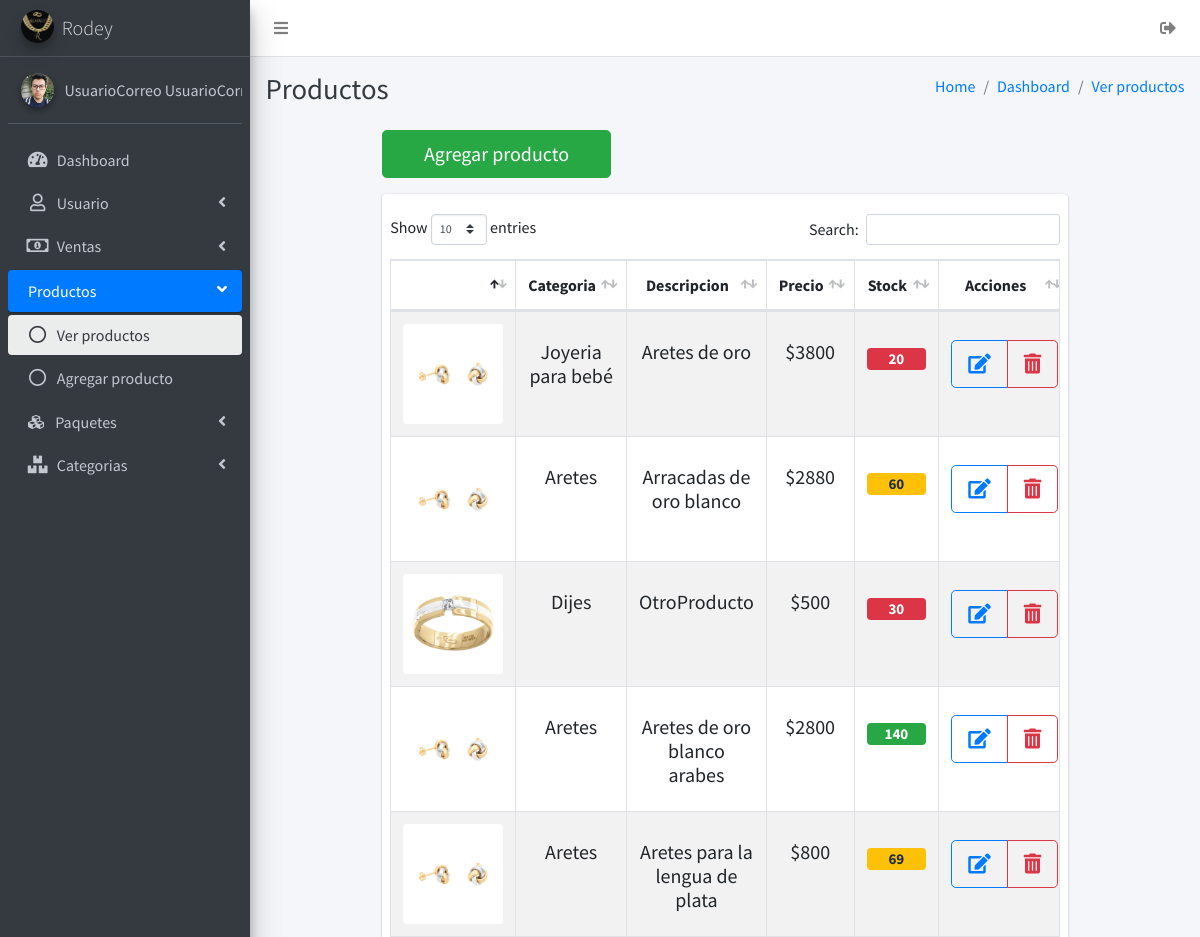
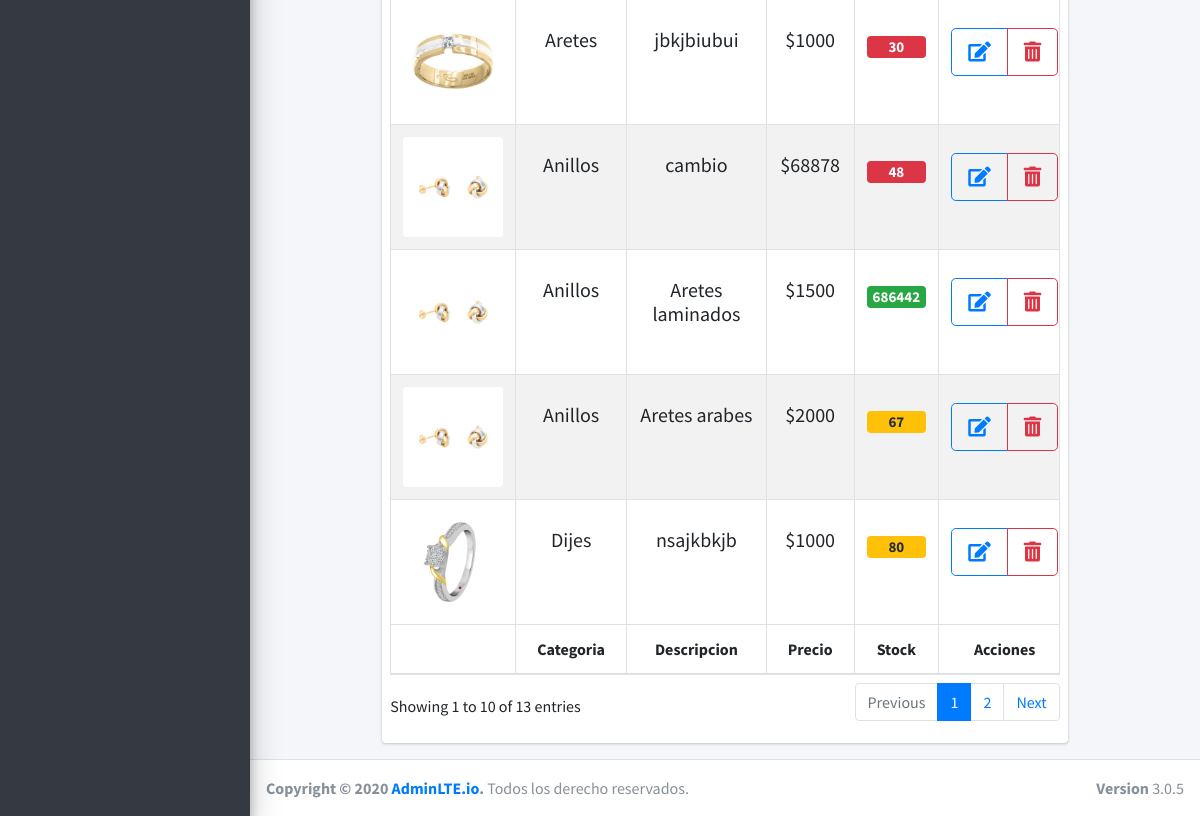
/productos/productos.php (signed in), run on the app's committed database (2 pictures, top to bottom).
### tables this page shows
CREATE TABLE `usuarios` (
  `idusuarios` int NOT NULL AUTO_INCREMENT,
  `nombre` varchar(45) NOT NULL,
  `apellidoP` varchar(45) NOT NULL,
  `apellidoM` varchar(45) NOT NULL,
  `numeroCelular` varchar(20) DEFAULT NULL,
  `correoElectronico` varchar(45) DEFAULT NULL,
  `direccion` varchar(100) DEFAULT NULL,
  `estado` tinyint(1) NOT NULL DEFAULT '1',
  `usuario` varchar(30) NOT NULL,
  `contraseña` varchar(300) NOT NULL,
  `imgUsuario` varchar(200) DEFAULT NULL,
  `categoria_usuario` int NOT NULL,
  PRIMARY KEY (`idusuarios`),
  KEY `fk_categoria_idx` (`categoria_usuario`),
  CONSTRAINT `fk_categoria` FOREIGN KEY (`categoria_usuario`) REFERENCES `categoria_usuario` (`idcategoria_usuario`)
);

CREATE TABLE `producto` (
  `idProducto` int NOT NULL AUTO_INCREMENT,
  `categoria_kf` int NOT NULL,
  `descripcion` varchar(150) NOT NULL,
  `costo_compra` float NOT NULL,
  `costo_venta` float NOT NULL,
  `cantidad_stock` int NOT NULL,
  `img_producto` varchar(200) DEFAULT NULL,
  PRIMARY KEY (`idProducto`),
  KEY `fk_producto_categoria_idx` (`categoria_kf`),
  CONSTRAINT `fk_producto_categoria` FOREIGN KEY (`categoria_kf`) REFERENCES `categoria_producto` (`idcategoria_producto`)
);

CREATE TABLE `categoria_producto` (
  `idcategoria_producto` int NOT NULL AUTO_INCREMENT,
  `categoria` varchar(45) NOT NULL,
  PRIMARY KEY (`idcategoria_producto`)
);

### sessionIniciada.php (called while the page is built, shortened)
<?php
if ((isset($_SESSION['idusuario']) && $_SESSION['idusuario'] != '')) {
    $idusuario = $_SESSION['idusuario'];
    include 'conexiones/conexion.php';
    $sql = "SELECT * FROM usuarios WHERE idusuarios = " . $idusuario . " and estado=1";
    $result = $conexion->query($sql);
    $mostrar = mysqli_fetch_array($result);
    $IMGUSER = $mostrar['imgUsuario'];
    $NOMBREUSER = $mostrar['nombre'] . ' ' . $mostrar['apellidoP'];
} else {
    $host  = $_SERVER['HTTP_HOST'];
    $uri   = rtrim(dirname($_SERVER['PHP_SELF']), '/\\');
    $extra = 'index.php';
    header("Location: http://$host/Admin_joyeria/$extra");
    die();
}

### productos/productos.php (the view, shortened to what this page needs)
<?php
include '../sessionIniciada.php';
?>
<!DOCTYPE html>
<html>
<head>
    <link rel="stylesheet" href="../plugins/fontawesome-free/css/all.min.css">
    <link rel="stylesheet" href="https://code.ionicframework.com/ionicons/2.0.1/css/ionicons.min.css">
    <link rel="stylesheet" href="../plugins/tempusdominus-bootstrap-4/css/tempusdominus-bootstrap-4.min.css">
    <link rel="stylesheet" href="../dist/css/adminlte.min.css">
    <link rel="stylesheet" href="../plugins/datatables-bs4/css/dataTables.bootstrap4.min.css">
    <link rel="stylesheet" href="../plugins/datatables-responsive/css/responsive.bootstrap4.min.css">
</head>
<body class="hold-transition sidebar-mini layout-fixed">
    <div class="wrapper">
        <nav class="main-header navbar navbar-expand navbar-white navbar-light">
            <ul class="navbar-nav">
                <li class="nav-item">
                    <a class="nav-link" data-widget="pushmenu" href="#" role="button"><i class="fas fa-bars"></i></a>
                </li>
            </ul>
            <ul class="navbar-nav ml-auto">
                <a class="nav-link effectoHover" data-toggle="" href="../cerrarSesion.php">
                    <i class="fas fa-sign-out-alt"></i>
                </a>
            </ul>
        </nav>
        <aside class="main-sidebar sidebar-dark-primary elevation-4">
            <a href="../main.php" class="brand-link">
                <img src="../img/logo.png" alt="AdminLTE Logo" class="brand-image img-circle elevation-3"
                    style="opacity: .8">
                <span class="brand-text font-weight-light">Rodey</span>
            </a>
            <div class="sidebar">
                <div class="user-panel mt-3 pb-3 mb-3 d-flex">
                    <div class="image">
                        <img src="<?= $IMGUSER ?>" class="img-circle elevation-2" alt="User Image">
                    </div>
                    <div class="info">
                        <a href="#" class="d-block"><?php echo $NOMBREUSER ?></a>
                    </div>
                </div>
                <nav class="mt-2">
                    <ul class="nav nav-pills nav-sidebar flex-column" data-widget="treeview" role="menu"
                        data-accordion="false">
                        <li class="nav-item">
                            <a href="../main.php" class="nav-link ">
                                <i class="nav-icon fas fa-tachometer-alt"></i>
                                <p>
                                    Dashboard
                                </p>
                            </a>
                        </li>
                        <li class="nav-item has-treeview">
                            <a href="#" class="nav-link">
                                <i class="far fa-user nav-icon"></i>
                                <p>
                                    Usuario
                                    <i class="fas fa-angle-left right"></i>
                                </p>
                            </a>
                        </li>
                        <li class="nav-item has-treeview">
                            <a href="#" class="nav-link">
                                <i class="far fa-money-bill-alt nav-icon"></i>
                                <p>
                                    Ventas
                                    <i class="fas fa-angle-left right"></i>
                                </p>
                            </a>
                        </li>
                        <li class="nav-item has-treeview menu-open">
                            <a href="#" class="nav-link active">
                                <p>
                                    Productos
                                    <i class="fas fa-angle-left right"></i>
                                </p>
                            </a>
                            <ul class="nav nav-treeview">
                                <li class="nav-item">
                                    <a href="productos.php" class="nav-link active">
                                        <i class="far fa-circle nav-icon"></i>
                                        <p>Ver productos</p>
                                    </a>
                                </li>
                                <li class="nav-item">
                                    <a href="nuevoProducto.php" class="nav-link">
                                        <i class="far fa-circle nav-icon"></i>
                                        <p>Agregar producto</p>
                                    </a>
                                </li>
                            </ul>
                        </li>
                        <li class="nav-item has-treeview ">
                            <a href="#" class="nav-link ">
                                <i class="fas fa-cubes mx-1"></i>
                                <p class="ml-1">
                                    Paquetes
                                    <i class="fas fa-angle-left right"></i>
                                </p>
                            </a>
                        </li>
                        <li class="nav-item has-treeview">
                            <a href="#" class="nav-link">
                                <i class="fas fa-boxes nav-icon"></i>
                                <p>
                                    Categorias
                                    <i class="fas fa-angle-left right"></i>
                                </p>
                            </a>
                        </li>
                    </ul>
                </nav>
            </div>
        </aside>
        <div class="content-wrapper">
            <div class="content-header">
                <div class="container-fluid">
                    <div class="row mb-2">
                        <div class="col-sm-6">
                            <h1 class="m-0 text-dark">Productos</h1>
                        </div>
                        <div class="col-sm-6">
                            <ol class="breadcrumb float-sm-right">
                                <li class="breadcrumb-item"><a href="../main.php">Home</a></li>
                                <li class="breadcrumb-item"><a href="../main.php">Dashboard</a></li>
                                <li class="breadcrumb-item disabled"><a href="productos.php">Ver productos</a></li>
                            </ol>
                        </div>
                    </div>
                </div>
            </div>
            <section class="content">
                <div class="container-fluid">
                    <div class="row justify-content-center mb-3">
                        <div class="col-lg-9 col-sm-12">
                            <a href="nuevoProducto.php" class="col-lg-4 btn-lg col-md-4 d-block btn btn-success"> Agregar producto</a>
                        </div>
                    </div>
                    <?php
                    include '../conexiones/conexion.php';
                    $sql = "CALL select_tabla_productos()";
                    $resultado = $conexion->query($sql);
                    ?>
                    <div class="row justify-content-center">
                        <div class="col-lg-9 col-sm-12">
                            <div class="card">
                                <div
                                    class="card-body w-100 px-2                                                                                                                                                                                                              ">
                                    <table id="example2"
                                        class=" table-hover table-responsive table table-striped table-bordered text-center">
                                        <thead>
                                            <tr>
                                                <th></th>
                                                <th>Categoria</th>
                                                <th>Descripcion</th>
                                                <th>Precio</th>
                                                <th>Stock</th>
                                                <th>Acciones</th>
                                            </tr>
                                        </thead>
                                        <tbody>
                                            <?php
                                            $var=0;
                                            while ($mostrar = mysqli_fetch_array($resultado)) {
                                                $img = $mostrar['img'];
                                            ?>
                                            <tr>
                                                <td><img src="../img_productos/<?= $img ?>" data-toggle="modal"
                                                        data-target="#exampleModal<?= $var ?>" class="img-rounded"
                                                        alt="" width="100"></td>
                                                <td>
                                                    <p class="mt-3 h5"><?php echo $mostrar['categoria'] ?></p>
                                                </td>
                                                <td>
                                                    <p class="mt-3 h5"><?php echo $mostrar['descripcion'] ?></p>
                                                </td>
                                                <td><strong>
                                                        <p class="mt-3 h5"><?php echo '$' . $mostrar['costo'] ?></p>
                                                    </strong></td>
                                                <td>
                                                    <p class="mt-3 h5 "><span
                                                            class="badge mt-4 <?= ($mostrar['stock'] < 50) ? "badge-danger" : (($mostrar['stock'] < 100) ? "badge-warning" : "badge-success") ?> d-block"><?php echo $mostrar['stock'] ?></span>
                                                    </p>
                                                </td>
                                                <td>
                                                    <div class="btn-group btn-group mt-3">
                                                        <a href="accionesProducto/actualizarProducto.php?id=<?= $mostrar['id_producto'] ?>"
                                                            class="btn btn-lg btn-outline-primary"><i
                                                                class="fas fa-edit"></i></a>
                                                        <a class="btn btn-lg btn-outline-danger"
                                                            href="accionesProducto/eliminarProducto.php?id=<?= $mostrar['id_producto'] ?>"><i
                                                                class="fas fa-trash-alt"></i></a>
                                                    </div>
                                                </td>
                                            </tr>
                                            <?php $var=$var+1; } ?>
                                        </tbody>
                                        <tfoot>
                                            <tr>
                                                <th></th>
                                                <th>Categoria</th>
                                                <th>Descripcion</th>
                                                <th>Precio</th>
                                                <th>Stock</th>
                                                <th>Acciones</th>
                                            </tr>
                                        </tfoot>
                                    </table>
                                </div>
                            </div>
                        </div>
                    </div>
                </div>
        </div>
        <footer class=" main-footer ">
            <strong>Copyright &copy; 2020 <a href="#">AdminLTE.io</a>.</strong> Todos los derecho reservados.
            <div class=" float-right d-none d-sm-inline-block ">
                <b>Version</b> 3.0.5
            </div>
        </footer>
    </div>
</body>
</html>

### productos/productos.php (style rules this page uses)
tbody tr td { min-width: 50px; }

### data on the page
usuarios: imgUsuario (picture), NOMBREUSER "UsuarioCorreo…"
producto: img_producto (picture), categoria_kf.categoria "Joyeria para bebé", descripcion "Aretes de oro", costo_venta "3800", cantidad_stock "20"
producto: img_producto (picture), categoria_kf.categoria "Aretes", descripcion "Arracadas de oro blanco", costo_venta "2880", cantidad_stock "60"
producto: img_producto (picture), categoria_kf.categoria "Dijes", descripcion "OtroProducto", costo_venta "500", cantidad_stock "30"
producto: img_producto (picture), categoria_kf.categoria "Aretes", descripcion "Aretes de oro blanco arabes", costo_venta "2800", cantidad_stock "140"
producto: img_producto (picture), categoria_kf.categoria "Aretes", descripcion "Aretes para la lengua de plata", costo_venta "800", cantidad_stock "69"
producto: img_producto (picture), categoria_kf.categoria "Aretes", descripcion "jbkjbiubui", costo_venta "1000", cantidad_stock "30"
producto: img_producto (picture), categoria_kf.categoria "Anillos", descripcion "cambio", costo_venta "68878", cantidad_stock "48"
producto: img_producto (picture), categoria_kf.categoria "Anillos", descripcion "Aretes laminados", costo_venta "1500", cantidad_stock "686442"
producto: img_producto (picture), categoria_kf.categoria "Anillos", descripcion "Aretes arabes", costo_venta "2000", cantidad_stock "67"
producto: img_producto (picture), categoria_kf.categoria "Dijes", descripcion "nsajkbkjb", costo_venta "1000", cantidad_stock "80"
